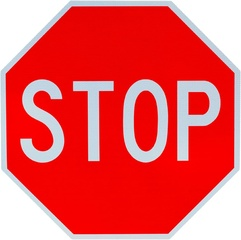
#> input picture images/stop_template.jpg, 241 x 240 px, shrunk from 1000 x 996 before the run
$ python featuresMatching.py
#> lines starting #> are read from the running program, lines starting #| are printed output that depends on the picture
import cv2
from matplotlib import pyplot as plt


# De 2 billeder vi kommer til at bruge til sammenligning
gray = cv2.imread("../images/stop_template.jpg", 0)
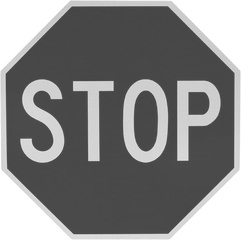
#> gray: shape (240, 241); min 62, max 255, mean 131.5
grayComparison = cv2.imread("../images/stop4.jpg", 0)
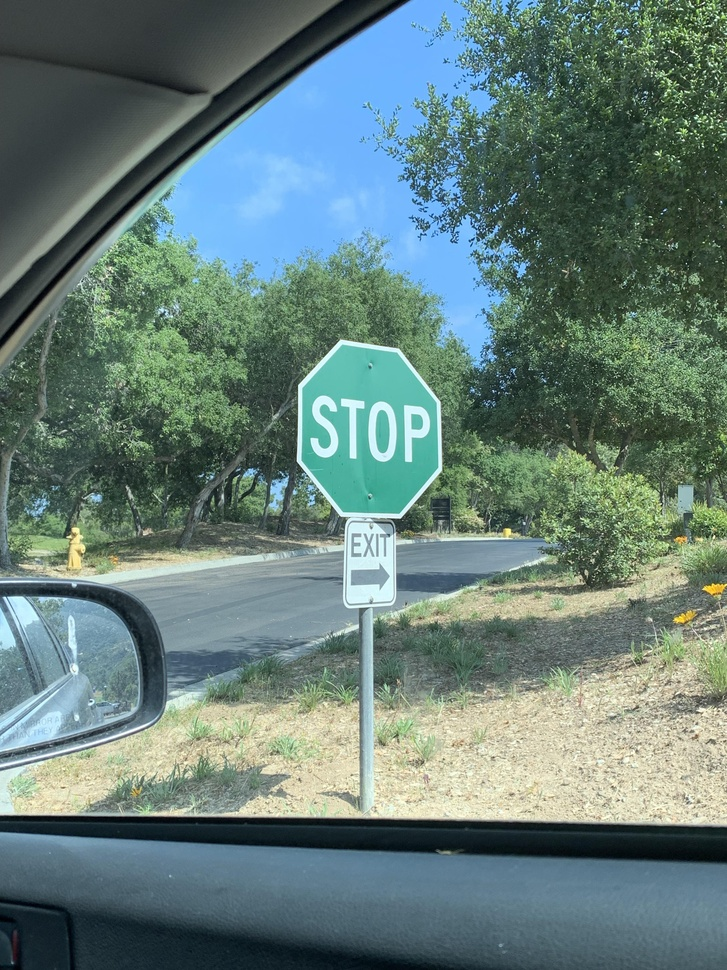
#> input picture images/stop4.jpg, 727 x 970 px, shrunk from 3024 x 4032 before the run
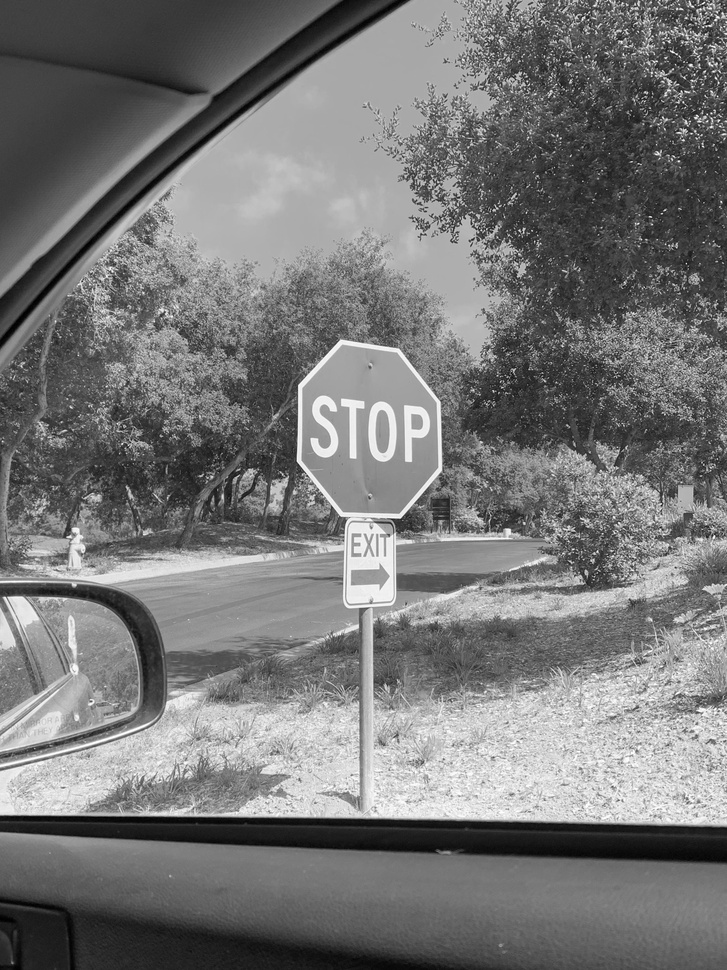
#> grayComparison: shape (970, 727); min 0, max 255, mean 118.5

# Background subtraction: https://docs.opencv.org/4.x/d1/dc5/tutorial_background_subtraction.html

# Ikke nødvendigt i keypoint detection
gauss = cv2.GaussianBlur(gray, (11, 11), 0)
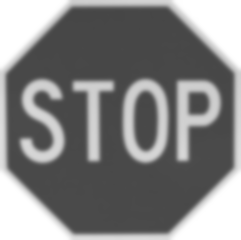
#> gauss: shape (240, 241); min 70, max 255, mean 131.4
bilat = cv2.bilateralFilter(gray, 11, sigmaColor=75, sigmaSpace=75)
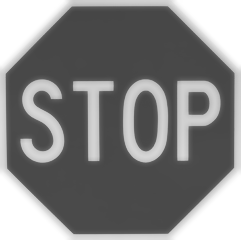
#> bilat: shape (240, 241); min 70, max 255, mean 131.4


# [4 lines left out: function orbKeypoints, not called in this run]


def siftKeypoints(grayimg):
    sift = cv2.SIFT.create()
    keypoints, destination = sift.detectAndCompute(grayimg, None)
#> keypoints = 66 keypoints; strongest (x, y, size): (198, 103, 12.8), (183, 154, 9.1), (94, 154, 9.5), (78, 86, 7.6)
    print(keypoints)
#> (printed output is left out)
    return keypoints, destination

# Kun for ORB keypoints
# [43 lines left out: functions bruteforceMatching, knnDistanceMatch, flannKnnMatching, not called in this run]


k1, d1 = siftKeypoints(gray)
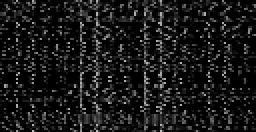
#> d1: shape (66, 128) float32 (shown 2 times larger); min 0, max 189, mean 24.2
#> k1 has the same summary as keypoints in siftKeypoints
k2, d2 = siftKeypoints(grayComparison)
#> in siftKeypoints (call 2), `keypoints, destination = sift.detectAndCompute(grayimg, None)`: keypoints = 4883 keypoints; strongest (x, y, size): (691, 65, 2.2), (524, 523, 1.9), (669, 42, 1.8), (524, 229, 1.9)
#> (printed output is left out)
#> k2 has the same summary as keypoints in siftKeypoints
# [5 lines of commented-out code are left out]
